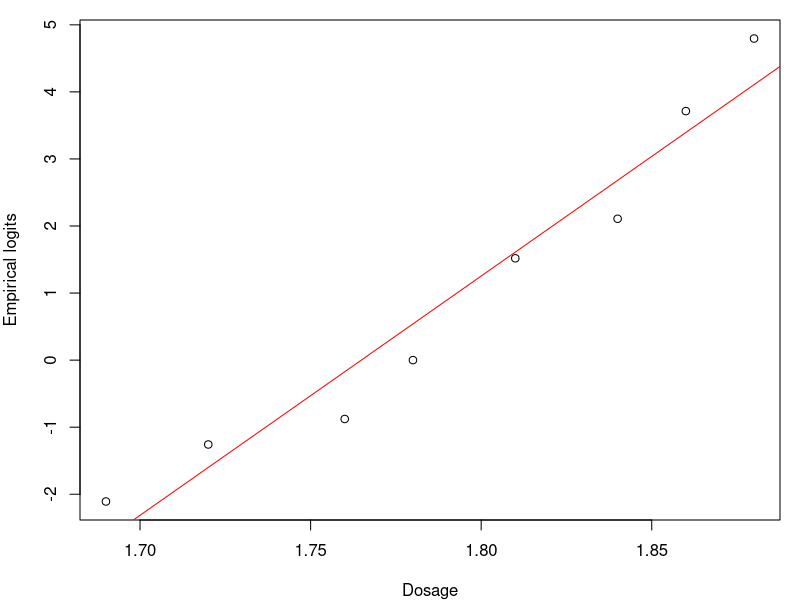
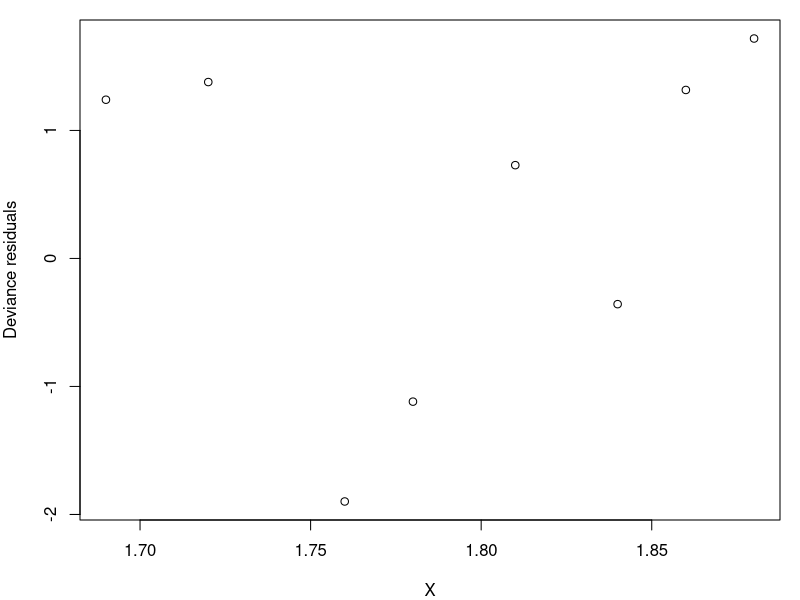

Reproduce these figures in R, in order.
## ---- chunk 1
knitr::opts_chunk$set(echo = TRUE)
## ---- chunk 2
x <- c(1.69, 1.72, 1.76, 1.78, 1.81, 1.84, 1.86, 1.88)
n <- c(59, 60, 62, 56, 63, 59, 62, 60)
y <- c(6, 13, 18, 28, 52, 53, 61, 60)

## Compute the empirical logit
emp.logit <- log((y + 0.5)/(n - y + 0.5))
par(mar=c(4,4,1,1))
plot(x, emp.logit, xlab = 'Dosage', ylab = 'Empirical logits')
abline(lm(emp.logit ~ x), col = "red")
## ---- chunk 3
logistic <- glm(y/n ~ x, family = binomial, weights = n)
summary(logistic)
## ---- chunk 4
confint.default(logistic)[2,]
## ---- chunk 5
# Compute the odds ratio
beta1 <- summary(logistic)$coef[2]
(odds <- exp(0.1 * beta1))
## ---- chunk 6
exp(0.1*confint.default(logistic)[2,])
## ---- chunk 7
etahat <- summary(logistic)$coef[1] + summary(logistic)$coef[2] * 1.8
(probability <- exp(etahat)/(1 + exp(etahat)))
## ---- chunk 8
X.pred <- matrix(c(1, 1.8), nrow = 1, ncol = 2)
se <- sqrt(X.pred %*% summary(logistic)$cov.scaled %*% t(X.pred))
eta_l <- etahat - 1.96 * se
eta_r <- etahat + 1.96 * se
c(exp(eta_l)/(1 + exp(eta_l)), exp(eta_r)/(1 + exp(eta_r)))
## ---- chunk 9
# Testing using residual deviance
(p_value <- 1 - pchisq(deviance(logistic), df.residual(logistic)))
## ---- chunk 10
# Testing using Pearson Chi-square test
(p_value <- 1 - pchisq(sum(resid(logistic, type = 'pearson')^2), df.residual(logistic)))
## ---- chunk 11
par(mar=c(4,4,1,1))
plot(x, resid(logistic, type = 'deviance'), xlab = 'X', ylab = 'Deviance residuals')
## ---- chunk 12
quad.logistic <- glm(y/n ~ x + I(x^2), family = binomial, weight = n)

# Performing likelihood ratio test between straight line model and quadratic logistic model
anova(logistic, quad.logistic, test = "LRT")
## ---- chunk 13
educ <- rep(6:17, 2)
agree <- c(25, 27, 75, 29, 32, 36, 115, 31, 28, 9, 15, 3, 
           17, 26, 91, 30, 55, 50, 190, 17, 18, 7, 13, 3)
disagree <- c(9, 15, 49, 29, 45, 59, 245, 70, 79, 23, 110, 29, 
              5, 16, 36, 35, 67, 62, 403, 92, 81, 34, 115, 28)
total <- agree + disagree
gender <- c(rep(1, 12), rep(0, 12))
## ---- chunk 14
add.logistic <- glm(agree/total ~ factor(educ) + factor(gender), 
                    family = binomial, weight = total)
pchisq(deviance(add.logistic), df = df.residual(add.logistic), lower.tail = F)
## ---- chunk 15
logistic.0 <- glm(agree/total ~ educ * factor(gender), family = binomial, weight = total)
logistic.1 <- glm(agree/total ~ educ + factor(gender), family = binomial, weight = total)
logistic.2 <- glm(agree/total ~ factor(gender), family = binomial, weight = total)
logistic.3 <- glm(agree/total ~ educ,family = binomial, weights = total)
## ---- chunk 16
pchisq(deviance(logistic.0), df = df.residual(logistic.0), lower.tail = F)
pchisq(deviance(logistic.1), df = df.residual(logistic.1), lower.tail = F)
pchisq(deviance(logistic.2), df = df.residual(logistic.2), lower.tail = F)
pchisq(deviance(logistic.3), df = df.residual(logistic.3), lower.tail = F)
anova(logistic.1, logistic.0, test = "Chi")
anova(logistic.3, logistic.0, test = "Chi")
## ---- chunk 17
summary(logistic.3)$coef
## ---- chunk 18
add.logistic <- glm(agree/total ~ factor(educ) + factor(gender), 
                    family = binomial, weight = total)
logistic.3 <- glm(agree/total ~ educ,family = binomial, weights = total)
anova(logistic.3, add.logistic, test = "Chi")
## ---- chunk 19
defendant_race <- factor(c(1, 1, 2, 2, 1, 1, 2, 2))
victim_race <- factor(c(1, 2, 1, 2, 1, 2, 1, 2))
death_penalty <- factor(c(1, 1, 1, 1, 2, 2, 2, 2))
freq <- c(19, 0, 11, 6, 132, 9, 52, 97)
data <- data.frame(cbind(defendant_race, victim_race, death_penalty, freq))

log_linear <- glm(freq ~ defendant_race + victim_race + death_penalty,
                  family = poisson, data = data)
pchisq(deviance(log_linear), df = df.residual(log_linear), lower.tail = F)
## ---- chunk 20
log_linear <- glm(freq ~ death_penalty + defendant_race * victim_race, 
                  family = poisson, data = data)
pchisq(deviance(log_linear), df = df.residual(log_linear), lower.tail = F)
## ---- chunk 21
log_linear <- glm(freq ~ defendant_race * death_penalty + defendant_race * victim_race, 
                  family = poisson, data = data)
pchisq(deviance(log_linear), df = df.residual(log_linear), lower.tail = F)
## ---- chunk 22
log_linear <- glm(freq ~ victim_race * death_penalty + defendant_race * victim_race, 
                  family = poisson, data = data)
pchisq(deviance(log_linear), df = df.residual(log_linear), lower.tail = F)
## ---- chunk 23
defendant_race <- factor(c(1, 1, 2, 2))
victim_race <- factor(c(1, 2, 1, 2))
sentence <- c(19, 0, 11, 6)
total <- c(151, 9, 63, 103)
data <- data.frame(cbind(defendant_race, victim_race, sentence, total))
## ---- chunk 24
logistic <- glm(sentence/total ~ 1, weights = total, 
                data = data, family = binomial)
pchisq(deviance(logistic), df = df.residual(logistic), lower.tail = F)
## ---- chunk 25
logistic <- glm(sentence/total ~ 1, weights = total, 
                data = data, family = binomial)
pchisq(deviance(logistic), df = df.residual(logistic), lower.tail = F)
## ---- chunk 26
logistic <- glm(sentence/total ~ defendant_race, weights = total, 
                data = data, family = binomial)
pchisq(deviance(logistic), df = df.residual(logistic), lower.tail = F)
## ---- chunk 27
logistic <- glm(sentence/total ~ victim_race, weights = total, 
                data = data, family = binomial)
pchisq(deviance(logistic), df = df.residual(logistic), lower.tail = F)
